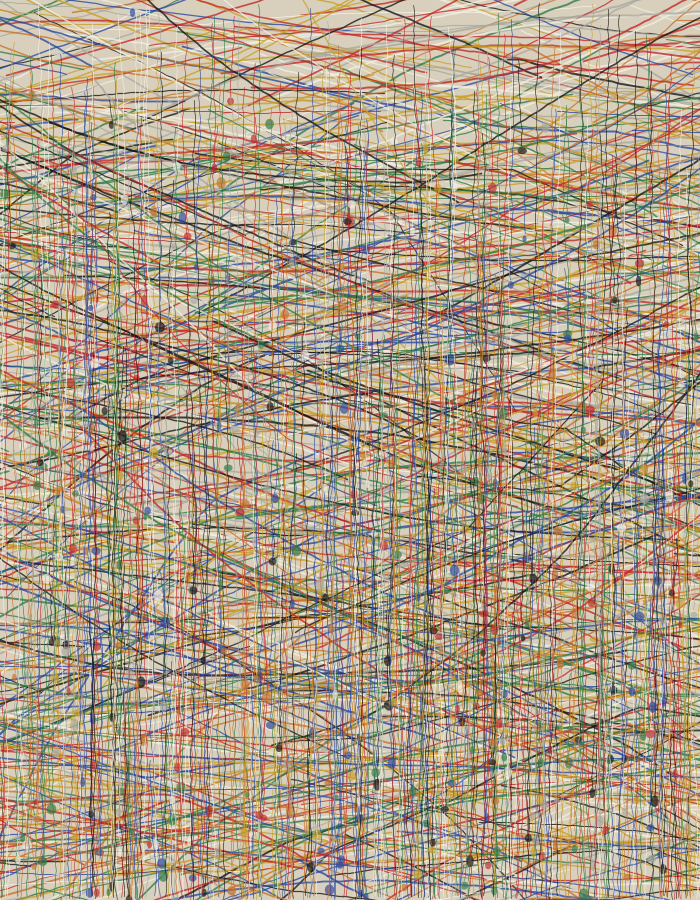
Frame 1 (no input)
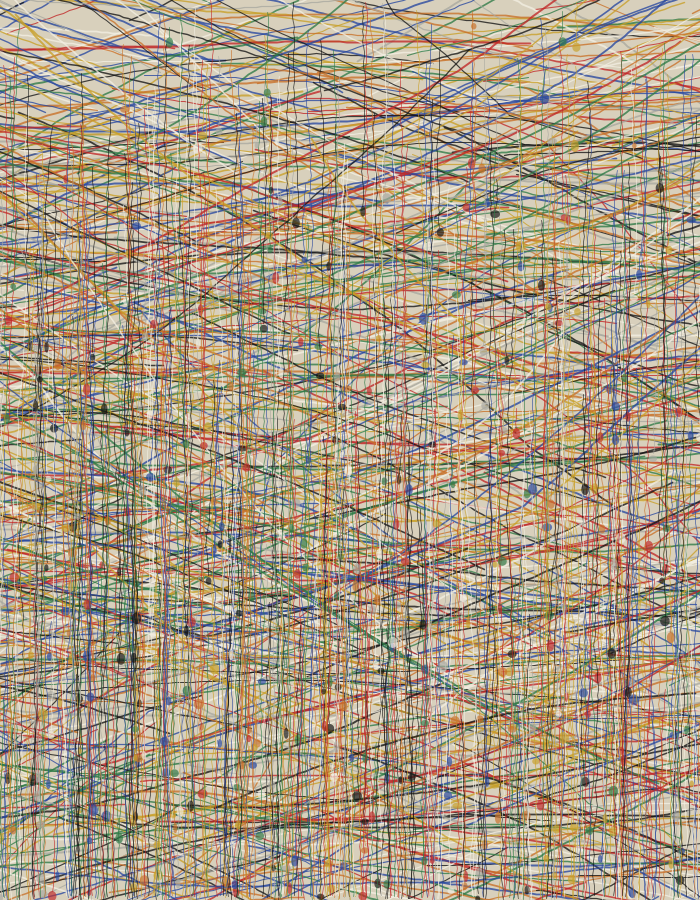
Frame 2 (the mouse pressed at the canvas centre, redrawn once)

The Processing sketch that drew these frames (run headless with seeded random() and noise(); the mouse was pressed at the canvas centre and the sketch redrawn once):

// Processing sketch: sketch_pollock
// ── sketch_pollock.pde
// sketch_pollock
// Goteo y trazo, ambos irregulares: el azar solicitado de Jackson Pollock.
// Los trazos nacen de una rejilla con temblor, así cubren todo el lienzo.

color[] paleta = {#141414, #F2EEE2, #A8A8A0, #C02828, #2848A0, #C8A028, #2E7A46, #C87028};
color   fondo  = #D8D0BC;    // el lienzo crudo, sin imprimar

void setup() {
  size(700, 900);
  pixelDensity(1);
  randomSeed(7);             // el azar fijado: el "controlo el flujo" de Pollock
  noLoop();
}

void draw() {
  background(fondo);
  noFill();

  // los trazos, en rejilla con temblor: llegan a todo el lienzo
  int cols = 19, filas = 50;
  for (int j = 0; j < filas; j++) {
    for (int i = 0; i < cols; i++) {
      float x = (i + 0.5) * width  / cols + random(-55, 55);
      float y = (j + 0.5) * height / filas + random(-55, 55);
      trazo(x, y, paleta[int(random(paleta.length))]);
    }
  }
  // los goteos, repartidos también por todo el lienzo
  for (int i = 0; i < 732; i++) {
    goteo(random(width), random(height * 0.85), paleta[int(random(paleta.length))]);
  }
  save("pollock.png");
}

// el trazo: arco tendido a la horizontal, fino, con latigazo muy ocasional
void trazo(float x, float y, color c) {
  stroke(c, 200);
  strokeWeight(random(1, 2));
  float a = (random(1) < 0.5 ? 0 : PI) + random(-0.5, 0.5);   // dirección tendida
  float v = random(5, 9);              // paso
  int   n = int(random(70, 170));      // longitud
  float giro = random(-0.6, 0.6);      // poco giro: el arco no llega a vertical
  float dg = giro / n;                 // giro por paso
  beginShape();
  for (int k = 0; k < n; k++) {
    vertex(x, y);
    a += dg + random(-0.02, 0.02);     // la curva + la irregularidad
    if (random(1) < 0.003) a += random(-0.5, 0.5);   // el latigazo, raro y corto
    x += cos(a) * v;
    y += sin(a) * v;
    if (x < -60 || x > width + 60 || y < -60 || y > height + 60) break;
  }
  endShape();
}

// el goteo: una vertical que cae, se detiene y deja la gota
void goteo(float x, float y, color c) {
  stroke(c, 150);
  strokeWeight(1);
  float largo = random(0, height);   // el recorrido, en PÍXELES
  int   n     = int(largo / 5);             // pasos de 5 px
  beginShape();
  for (int k = 0; k < n && y < height; k++) {
    vertex(x, y);
    x += random(-1.0, 1.0);                 // serpentea
    y += 5;                                 // cae
  }
  endShape();
  if (y < height) {                         // la gota, donde se paró el hilo
    noStroke();
    fill(c, 170);
    ellipse(x, y, random(4, 10), random(6, 12));
    noFill();                               // que el relleno no pase al siguiente
    stroke(c, 150);                         // y se devuelva el trazo
  }
}
